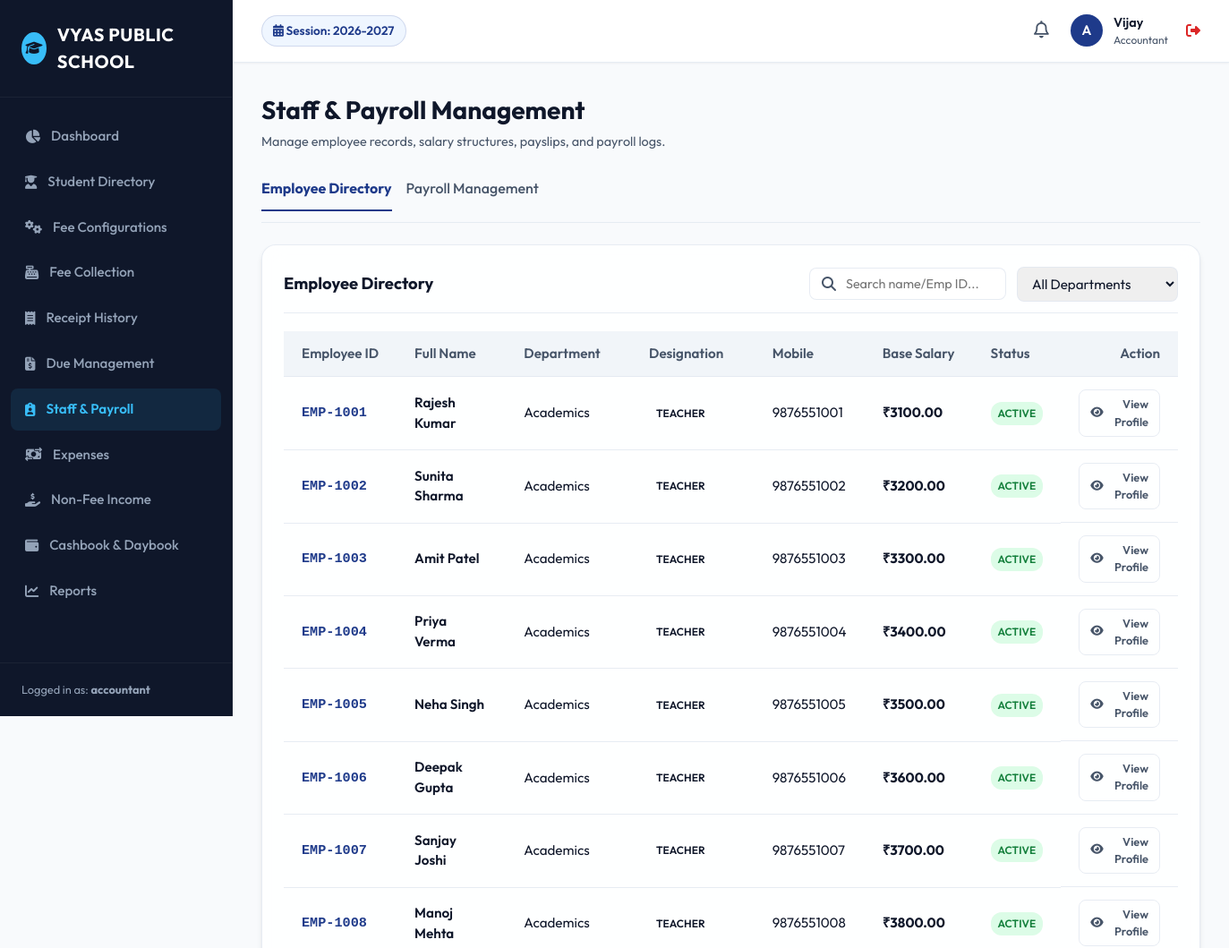
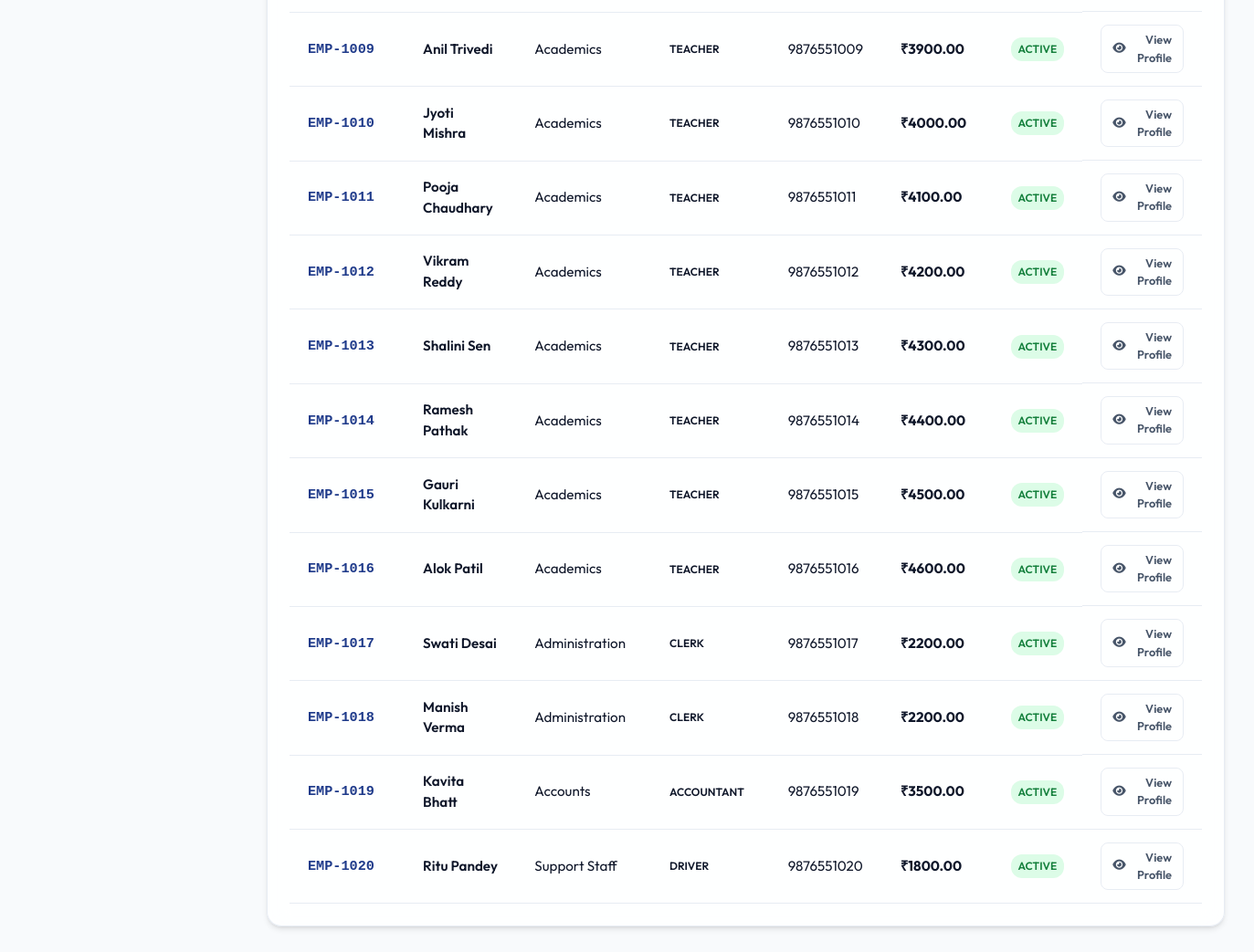
The app's page /staff/ (signed in) with its own data (2 pictures, top to bottom).
### users/models.py (models this page shows, shortened)
class User(AbstractUser, SoftDeleteModel):
    SUPER_ADMIN = 'SUPER_ADMIN'
    SCHOOL_ADMIN = 'SCHOOL_ADMIN'
    ACCOUNTANT = 'ACCOUNTANT'
    PRINCIPAL = 'PRINCIPAL'
    TEACHER = 'TEACHER'
    RECEPTIONIST = 'RECEPTIONIST'
    ROLE_CHOICES = [
        (SUPER_ADMIN, 'Super Admin'),
        (SCHOOL_ADMIN, 'School Admin'),
        (ACCOUNTANT, 'Accountant'),
        (PRINCIPAL, 'Principal'),
        (TEACHER, 'Teacher'),
        (RECEPTIONIST, 'Receptionist'),
    ]
    role = models.CharField(max_length=20, choices=ROLE_CHOICES, default=SCHOOL_ADMIN)
    mobile = models.CharField(max_length=15, blank=True, null=True)
    objects = SoftDeleteUserManager()
    def is_school_admin(self):
        return self.role in [self.SUPER_ADMIN, self.SCHOOL_ADMIN]
    def is_accountant(self):
        return self.role in [self.SUPER_ADMIN, self.ACCOUNTANT]

### academics/models.py (models this page shows, shortened)
class AcademicSession(SoftDeleteModel):
    name = models.CharField(max_length=20, unique=True, help_text="e.g. 2026-2027")
    start_date = models.DateField()
    end_date = models.DateField()
    is_active = models.BooleanField(default=False)
    class Meta:
        ordering = ['-start_date']

### staff/models.py (models this page shows, shortened)
class Staff(SoftDeleteModel):
    DEPARTMENT_CHOICES = [
        ('ACADEMICS', 'Academics'),
        ('ADMINISTRATION', 'Administration'),
        ('ACCOUNTS', 'Accounts'),
        ('SUPPORT', 'Support Staff'),
    ]
    DESIGNATION_CHOICES = [
        ('TEACHER', 'Teacher'),
        ('ACCOUNTANT', 'Accountant'),
        ('CLERK', 'Clerk'),
        ('PRINCIPAL', 'Principal'),
        ('DRIVER', 'Driver'),
        ('PEON', 'Peon'),
    ]
    STATUS_CHOICES = [
        ('ACTIVE', 'Active'),
        ('RESIGNED', 'Resigned'),
        ('TERMINATED', 'Terminated'),
    ]
    employee_id = models.CharField(max_length=50, unique=True, db_index=True)
    user = models.OneToOneField(settings.AUTH_USER_MODEL, on_delete=models.SET_NULL, null=True, blank=True, related_name='staff_profile')
    first_name = models.CharField(max_length=100)
    last_name = models.CharField(max_length=100)
    department = models.CharField(max_length=30, choices=DEPARTMENT_CHOICES)
    designation = models.CharField(max_length=30, choices=DESIGNATION_CHOICES)
    mobile = models.CharField(max_length=15)
    address = models.TextField()
    joining_date = models.DateField()
    status = models.CharField(max_length=20, choices=STATUS_CHOICES, default='ACTIVE')
    bank_name = models.CharField(max_length=100, blank=True, null=True)
    bank_account_number = models.CharField(max_length=50, blank=True, null=True)
    ifsc_code = models.CharField(max_length=20, blank=True, null=True)
    base_salary = models.DecimalField(max_digits=10, decimal_places=2, default=0.00)
    document_file = models.FileField(upload_to='staff_docs/', blank=True, null=True)
    class Meta:
        ordering = ['employee_id']
    @property
    def full_name(self):
        return f"{self.first_name} {self.last_name}"

### staff/views.py (the view, shortened to what this page needs)
# urls.py: path('staff/', views.staff_list, name='staff_list'),
@login_required
@staff_only
def staff_list(request):
    query = request.GET.get('q', '')
    dept_filter = request.GET.get('dept', '')
    staff_members = Staff.objects.filter(is_deleted=False)
    if dept_filter:
        staff_members = staff_members.filter(department=dept_filter)
    paginator = Paginator(staff_members, 20)
    page_number = request.GET.get('page')
    page_obj = paginator.get_page(page_number)
    context = {
        'page_obj': page_obj,
        'query': query,
        'dept_filter': dept_filter,
        'departments': Staff.DEPARTMENT_CHOICES
    }
    return render(request, 'staff/staff_list.html', context)

### academics/context_processors.py (called while the page is built)
def academic_session_processor(request):
    try:
        active_session = AcademicSession.objects.get(is_active=True)
    except AcademicSession.DoesNotExist:
        active_session = AcademicSession.objects.order_by('-start_date').first()
    except AcademicSession.MultipleObjectsReturned:
        active_session = AcademicSession.objects.filter(is_active=True).first()
    return {
        'ACTIVE_SESSION': active_session,
        'ALL_SESSIONS': AcademicSession.objects.all()
    }

### core/models.py (called while the page is built)
    def get_queryset(self):
        return SoftDeleteQuerySet(self.model, using=self._db).filter(is_deleted=False)

### users/models.py (called while the page is built)
    def get_queryset(self):
        return SoftDeleteQuerySet(self.model, using=self._db).filter(is_deleted=False)

### templates/staff/staff_list.html (shortened to what this page needs)
{% extends 'base.html' %}
{% block content %}
<div class="page-header">
    <div class="page-title">
        <h1>Staff & Payroll Management</h1>
        <p>Manage employee records, salary structures, payslips, and payroll logs.</p>
    </div>
</div>
<div style="display: flex; gap: 16px; margin-bottom: 24px; border-bottom: 1px solid var(--border-color); padding-bottom: 12px;">
    <a href="{% url 'staff_list' %}" style="font-weight: 700; color: var(--primary); border-bottom: 2px solid var(--primary); padding-bottom: 12px;">Employee Directory</a>
    <a href="{% url 'salary_dashboard' %}" style="font-weight: 500; color: var(--text-secondary); padding-bottom: 12px;">Payroll Management</a>
</div>
<div class="glass-panel">
    <div class="panel-header">
        <h2>Employee Directory</h2>
        <form method="GET" style="display: flex; gap: 12px; align-items: center;">
            <div class="header-search" style="width: 220px;">
                <i class="fa-solid fa-search"></i>
                <input type="text" name="q" value="{{ query }}" placeholder="Search name/Emp ID...">
            </div>
            <select name="dept" class="form-control" style="width: 180px; padding: 8px 12px;" onchange="this.form.submit()">
                <option value="">All Departments</option>
            </select>
        </form>
    </div>
    <div class="table-responsive">
        <table class="custom-table">
            <thead>
                <tr>
                    <th>Employee ID</th>
                    <th>Full Name</th>
                    <th>Department</th>
                    <th>Designation</th>
                    <th>Mobile</th>
                    <th>Base Salary</th>
                    <th>Status</th>
                    <th style="text-align: right;">Action</th>
                </tr>
            </thead>
            <tbody>
                {% for member in page_obj %}
                <tr>
                    <td style="font-family: monospace; font-weight: 700; color: var(--primary);">{{ member.employee_id }}</td>
                    <td style="font-weight: 600;">{{ member.full_name }}</td>
                    <td>{{ member.get_department_display }}</td>
                    <td><span class="badge info">{{ member.get_designation_display }}</span></td>
                    <td>{{ member.mobile }}</td>
                    <td style="font-weight: 700;">₹{{ member.base_salary|floatformat:2 }}</td>
                    <td>
                        <span class="badge {% if member.status == 'ACTIVE' %}active{% elif member.status == 'RESIGNED' %}pending{% else %}inactive{% endif %}">
                            {{ member.get_status_display }}
                        </span>
                    </td>
                    <td style="text-align: right; display: flex; gap: 8px; justify-content: flex-end;">
                        <a href="{% url 'staff_profile' member.pk %}" class="btn btn-outline btn-sm">
                            <i class="fa-solid fa-eye"></i> View Profile
                        </a>
                    </td>
                </tr>
                {% empty %}
                <tr>
                    <td colspan="8" style="text-align: center; color: var(--text-secondary); padding: 30px; font-style: italic;">
                        No employee records found.
                    </td>
                </tr>
                {% endfor %}
            </tbody>
        </table>
    </div>
</div>
{% endblock %}

### templates/base.html (shortened to what this page needs)
{% load static %}
<!DOCTYPE html>
<html lang="en">
<head>
    <link rel="stylesheet" href="https://cdnjs.cloudflare.com/ajax/libs/font-awesome/6.4.0/css/all.min.css">
    <link rel="stylesheet" href="{% static 'css/styles.css' %}">
</head>
<body>
    <div class="app-container">
        <aside class="sidebar">
            <div class="sidebar-header">
                <div class="user-avatar" style="background-color: var(--sidebar-active); color: var(--sidebar-bg);">
                    <i class="fa-solid fa-graduation-cap"></i>
                </div>
                <div class="sidebar-logo">VYAS PUBLIC SCHOOL</div>
            </div>
            <ul class="sidebar-menu">
                <li class="menu-item {% if request.resolver_match.url_name == 'dashboard' %}active{% endif %}">
                    <a href="{% url 'dashboard' %}">
                        <i class="fa-solid fa-chart-pie"></i>
                        <span>Dashboard</span>
                    </a>
                </li>
                <li class="menu-item {% if 'students' in request.path %}active{% endif %}">
                    <a href="{% url 'student_list' %}">
                        <i class="fa-solid fa-user-graduate"></i>
                        <span>Student Directory</span>
                    </a>
                </li>
                {% if request.user.is_accountant or request.user.is_school_admin %}
                <li class="menu-item {% if 'fees' in request.path and 'collect' not in request.path and 'receipts' not in request.path and 'dues' not in request.path %}active{% endif %}">
                    <a href="{% url 'fee_type_list' %}">
                        <i class="fa-solid fa-gears"></i>
                        <span>Fee Configurations</span>
                    </a>
                </li>
                <li class="menu-item {% if 'fees/collect' in request.path %}active{% endif %}">
                    <a href="{% url 'fee_collection_dashboard' %}">
                        <i class="fa-solid fa-cash-register"></i>
                        <span>Fee Collection</span>
                    </a>
                </li>
                <li class="menu-item {% if 'fees/receipts' in request.path %}active{% endif %}">
                    <a href="{% url 'receipt_history' %}">
                        <i class="fa-solid fa-receipt"></i>
                        <span>Receipt History</span>
                    </a>
                </li>
                <li class="menu-item {% if 'fees/dues' in request.path %}active{% endif %}">
                    <a href="{% url 'due_report' %}">
                        <i class="fa-solid fa-file-invoice-dollar"></i>
                        <span>Due Management</span>
                    </a>
                </li>
                {% endif %}
                {% if request.user.role == 'SUPER_ADMIN' or request.user.role == 'SCHOOL_ADMIN' or request.user.role == 'PRINCIPAL' or request.user.is_accountant %}
                <li class="menu-item {% if 'staff' in request.path or 'salar' in request.path %}active{% endif %}">
                    <a href="{% url 'staff_list' %}">
                        <i class="fa-solid fa-clipboard-user"></i>
                        <span>Staff & Payroll</span>
                    </a>
                </li>
                {% endif %}
                {% if request.user.is_accountant or request.user.is_school_admin %}
                <li class="menu-item {% if 'finance/expense' in request.path %}active{% endif %}">
                    <a href="{% url 'expense_list' %}">
                        <i class="fa-solid fa-money-bill-transfer"></i>
                        <span>Expenses</span>
                    </a>
                </li>
                <li class="menu-item {% if 'finance/income' in request.path %}active{% endif %}">
                    <a href="{% url 'income_list' %}">
                        <i class="fa-solid fa-hand-holding-dollar"></i>
                        <span>Non-Fee Income</span>
                    </a>
                </li>
                <li class="menu-item {% if 'daybook' in request.path or 'cashbook' in request.path %}active{% endif %}">
                    <a href="{% url 'daybook' %}">
                        <i class="fa-solid fa-wallet"></i>
                        <span>Cashbook & Daybook</span>
                    </a>
                </li>
                {% endif %}
                <li class="menu-item {% if 'reports' in request.path %}active{% endif %}">
                    <a href="{% url 'reports_dashboard' %}">
                        <i class="fa-solid fa-chart-line"></i>
                        <span>Reports</span>
                    </a>
                </li>
            </ul>
            <div class="sidebar-footer">
                Logged in as: <strong>{{ request.user.username }}</strong>
            </div>
        </aside>
        <main class="main-wrapper">
            <header class="main-header">
                <div class="header-left">
                    <div class="session-indicator">
                        <i class="fa-solid fa-calendar-days"></i>
                        Session: {{ ACTIVE_SESSION.name|default:"None Configured" }}
                    </div>
                </div>
                <div class="header-right">
                    <div class="notification-bell">
                        <i class="fa-regular fa-bell" style="font-size: 1.2rem; cursor: pointer; color: var(--text-secondary);"></i>
                    </div>
                    <div class="user-profile" onclick="location.href='{% url 'logout' %}'" title="Click to Logout">
                        <div class="user-avatar">
                            {{ request.user.username|slice:":1"|upper }}
                        </div>
                        <div class="user-info">
                            <div class="user-name">{{ request.user.first_name|default:request.user.username }}</div>
                            <div class="user-role">{{ request.user.get_role_display }}</div>
                        </div>
                        <i class="fa-solid fa-right-from-bracket" style="color: var(--danger); margin-left: 8px;"></i>
                    </div>
                </div>
            </header>
            <div class="content-body">
                {% block content %}{% endblock %}
            </div>
        </main>
    </div>
</body>
</html>

### records on screen
User: user.username "accountant", user.username "A", user.first_name "Vijay", user.role "Accountant"
AcademicSession: name "2026-2027"
Staff: employee_id "EMP-1001", full_name "Rajesh Kumar", department "Academics", designation "TEACHER", mobile "9876551001", base_salary "3100.00", status "ACTIVE"
Staff: employee_id "EMP-1002", full_name "Sunita Sharma", department "Academics", designation "TEACHER", mobile "9876551002", base_salary "3200.00", status "ACTIVE"
Staff: employee_id "EMP-1003", full_name "Amit Patel", department "Academics", designation "TEACHER", mobile "9876551003", base_salary "3300.00", status "ACTIVE"
Staff: employee_id "EMP-1004", full_name "Priya Verma", department "Academics", designation "TEACHER", mobile "9876551004", base_salary "3400.00", status "ACTIVE"
Staff: employee_id "EMP-1005", full_name "Neha Singh", department "Academics", designation "TEACHER", mobile "9876551005", base_salary "3500.00", status "ACTIVE"
Staff: employee_id "EMP-1006", full_name "Deepak Gupta", department "Academics", designation "TEACHER", mobile "9876551006", base_salary "3600.00", status "ACTIVE"
Staff: employee_id "EMP-1007", full_name "Sanjay Joshi", department "Academics", designation "TEACHER", mobile "9876551007", base_salary "3700.00", status "ACTIVE"
Staff: employee_id "EMP-1008", full_name "Manoj Mehta", department "Academics", designation "TEACHER", mobile "9876551008", base_salary "3800.00", status "ACTIVE"
Staff: employee_id "EMP-1009", full_name "Anil Trivedi", department "Academics", designation "TEACHER", mobile "9876551009", base_salary "3900.00", status "ACTIVE"
Staff: employee_id "EMP-1010", full_name "Jyoti Mishra", department "Academics", designation "TEACHER", mobile "9876551010", base_salary "4000.00", status "ACTIVE"
Staff: employee_id "EMP-1011", full_name "Pooja Chaudhary", department "Academics", designation "TEACHER", mobile "9876551011", base_salary "4100.00", status "ACTIVE"
Staff: employee_id "EMP-1012", full_name "Vikram Reddy", department "Academics", designation "TEACHER", mobile "9876551012", base_salary "4200.00", status "ACTIVE"
Staff: employee_id "EMP-1013", full_name "Shalini Sen", department "Academics", designation "TEACHER", mobile "9876551013", base_salary "4300.00", status "ACTIVE"
Staff: employee_id "EMP-1014", full_name "Ramesh Pathak", department "Academics", designation "TEACHER", mobile "9876551014", base_salary "4400.00", status "ACTIVE"
Staff: employee_id "EMP-1015", full_name "Gauri Kulkarni", department "Academics", designation "TEACHER", mobile "9876551015", base_salary "4500.00", status "ACTIVE"
Staff: employee_id "EMP-1016", full_name "Alok Patil", department "Academics", designation "TEACHER", mobile "9876551016", base_salary "4600.00", status "ACTIVE"
Staff: employee_id "EMP-1017", full_name "Swati Desai", department "Administration", designation "CLERK", mobile "9876551017", base_salary "2200.00", status "ACTIVE"
Staff: employee_id "EMP-1018", full_name "Manish Verma", department "Administration", designation "CLERK", mobile "9876551018", base_salary "2200.00", status "ACTIVE"
Staff: employee_id "EMP-1019", full_name "Kavita Bhatt", department "Accounts", designation "ACCOUNTANT", mobile "9876551019", base_salary "3500.00", status "ACTIVE"
Staff: employee_id "EMP-1020", full_name "Ritu Pandey", department "Support Staff", designation "DRIVER", mobile "9876551020", base_salary "1800.00", status "ACTIVE"
